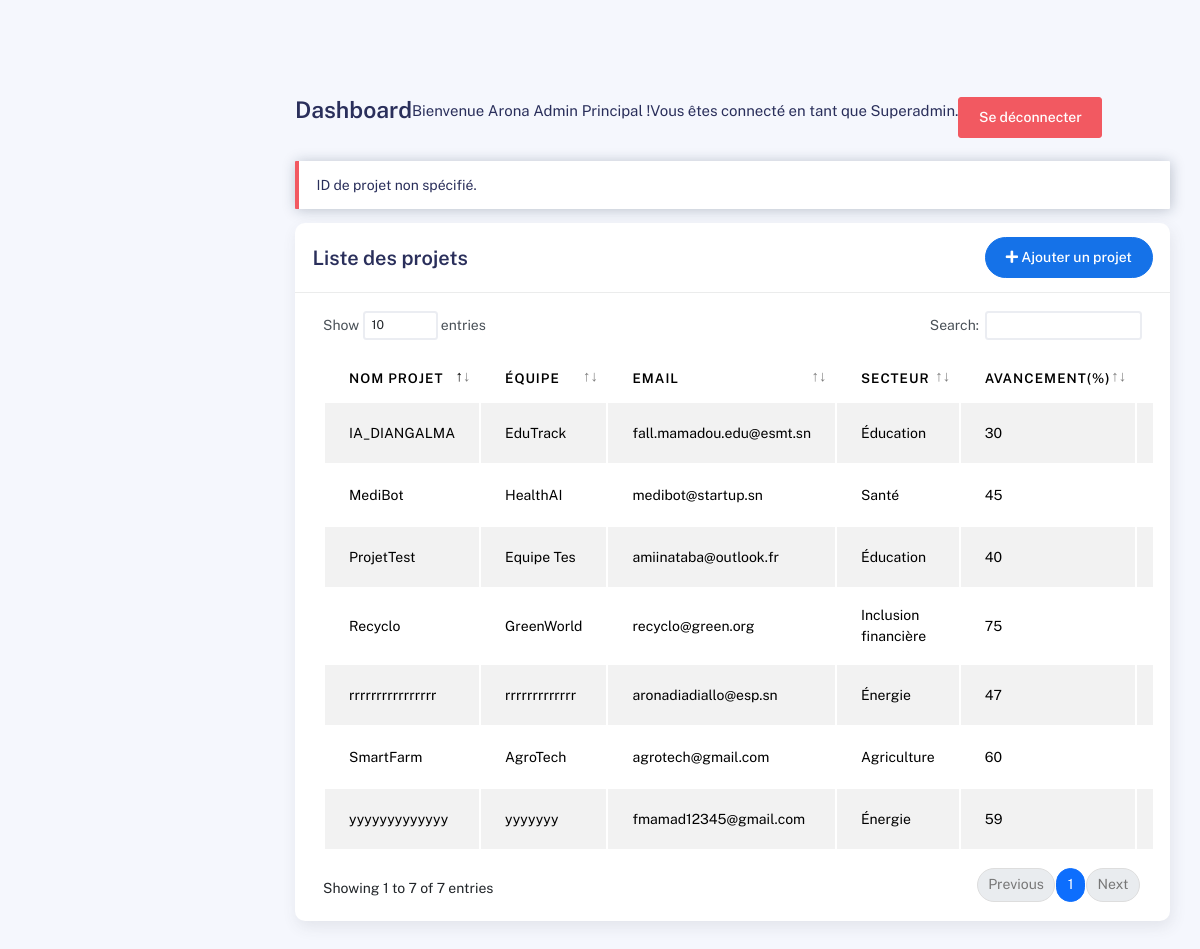
The app's page /dashboard.php?error=noid (signed in) with its own data.
### tables this page shows
CREATE TABLE `projets` (
  `id` int(11) NOT NULL,
  `nom_equipe` varchar(100) NOT NULL,
  `nom_projet` varchar(100) NOT NULL,
  `etablissement` varchar(150) DEFAULT NULL,
  `email` varchar(100) NOT NULL,
  `telephone` varchar(20) DEFAULT NULL,
  `secteur_id` int(11) DEFAULT NULL,
  `theme` varchar(150) DEFAULT NULL,
  `avancement_prototype` varchar(50) DEFAULT NULL,
  `play_video_url` text DEFAULT NULL,
  `detail` text DEFAULT NULL
);

CREATE TABLE `secteurs` (
  `id` int(11) NOT NULL,
  `nom` varchar(100) NOT NULL
);

### src/Auth/AuthService.php (called while the page is built, shortened)
<?php
class AuthService {
    public function getAdmin() {
        return $_SESSION['admin'] ?? null;
    }
}

### src/Projet/ProjetService.php (called while the page is built, shortened)
<?php
require_once __DIR__ . '/../../config/database.php';
class ProjetService {
    public static function getAll() {
        global $pdo;
        try {
            $stmt = $pdo->query("SELECT p.*, s.nom AS secteur_nom FROM projets p
                                LEFT JOIN secteurs s ON p.secteur_id = s.id
                                ORDER BY p.id DESC");
            return $stmt->fetchAll(\PDO::FETCH_ASSOC);
        } catch (\PDOException $e) {
            error_log("Erreur lors de la récupération des projets: " . $e->getMessage());
            return [];
        }
    }
}

### controllers/projetController.php (called while the page is built, shortened)
<?php
require_once __DIR__ . '/../src/Projet/ProjetService.php';
class ProjetController {
    public function getAllProjets() {
        return ProjetService::getAll();
    }
}
$projetController = new ProjetController();
$projets = $projetController->getAllProjets();

### public/dashboard.php (the view, shortened to what this page needs)
<?php
require_once '../src/Auth/AuthService.php';
require_once '../controllers/projetController.php';
$auth = new AuthService($pdo);
$admin = $auth->getAdmin();
$projetController = new ProjetController();
$projets = $projetController->getAllProjets();
$errorMessage = "";
if (isset($_GET['error'])) {
    switch ($_GET['error']) {
        case 'noid':
            $errorMessage = "ID de projet non spécifié.";
            break;
    }
}
?>
<!DOCTYPE html>
<html lang="fr">
<head>
    <link rel="stylesheet" href="../assets/css/bootstrap.min.css" />
    <link rel="stylesheet" href="../assets/css/plugins.min.css" />
    <link rel="stylesheet" href="../assets/css/kaiadmin.min.css" />
    <link rel="stylesheet" href="../assets/css/demo.css" />
</head>
<body>
    <div class="wrapper">
        <div class="main-panel">
            <div class="container">
                <div class="page-inner">
                    <div class="page-header">
                        <h3 class="fw-bold mb-3">Dashboard</h3>
                        <p>Bienvenue <?= htmlspecialchars($admin['nom']) ?> !</p>
                        <p>Vous êtes connecté en tant que <?= $admin['is_superadmin'] ? 'Superadmin' : 'Admin' ?>.</p>
                        <a href="logout.php" class="btn btn-danger">Se déconnecter</a>
                    </div>
                    <?php if (!empty($errorMessage)): ?>
                        <div class="alert alert-danger"><?= htmlspecialchars($errorMessage) ?></div>
                    <?php endif; ?>
                    <div class="row">
                        <div class="col-md-12">
                            <div class="card">
                                <div class="card-header">
                                    <div class="d-flex align-items-center">
                                        <h4 class="card-title">Liste des projets</h4>
                                        <button class="btn btn-primary btn-round ms-auto" data-bs-toggle="modal" data-bs-target="#addRowModal">
                                            <i class="fa fa-plus"></i> Ajouter un projet
                                        </button>
                                    </div>
                                </div>
                                <div class="card-body">
                                    <div class="table-responsive">
                                        <table id="basic-datatables" class="display table table-striped table-hover">
                                            <thead>
                                                <tr>
                                                    <th>Nom Projet</th>
                                                    <th>Équipe</th>
                                                    <th>Email</th>
                                                    <th>Secteur</th>
                                                    <th>Avancement(%)</th>
                                                    <th>Actions</th>
                                                </tr>
                                            </thead>
                                            <tbody>
                                                <?php foreach ($projets as $p): ?>
                                                    <tr>
                                                        <td><?= htmlspecialchars($p['nom_projet']) ?></td>
                                                        <td><?= htmlspecialchars($p['nom_equipe']) ?></td>
                                                        <td><?= htmlspecialchars($p['email']) ?></td>
                                                        <td><?= htmlspecialchars($p['secteur_nom'] ?? 'Non défini') ?></td>
                                                        <td><?= htmlspecialchars($p['avancement_prototype']) ?></td>
                                                        <td>
                                                        </td>
                                                    </tr>
                                                <?php endforeach; ?>
                                            </tbody>
                                        </table>
                                    </div>
                                </div>
                            </div>
                        </div>
                    </div>
                </div>
            </div>
        </div>
    </div>
</body>
</html>

### records on screen
projets: nom_projet "yyyyyyyyyyyyy", nom_equipe "yyyyyyy", email "fmamad12345@gmail.com", secteur.nom "Énergie", avancement_prototype "59"
projets: nom_projet "Recyclo", nom_equipe "GreenWorld", email "recyclo@green.org", secteur.nom "Inclusion financière", avancement_prototype "75"
projets: nom_projet "MediBot", nom_equipe "HealthAI", email "medibot@startup.sn", secteur.nom "Santé", avancement_prototype "45"
projets: nom_projet "SmartFarm", nom_equipe "AgroTech", email "agrotech@gmail.com", secteur.nom "Agriculture", avancement_prototype "60"
projets: nom_projet "IA_DIANGALMA", nom_equipe "EduTrack", email "fall.mamadou.edu@esmt.sn", secteur.nom "Éducation", avancement_prototype "30"
projets: nom_projet "rrrrrrrrrrrrrrrr", nom_equipe "rrrrrrrrrrrrr", email "aronadiadiallo@esp.sn", secteur.nom "Énergie", avancement_prototype "47"
projets: nom_projet "ProjetTest", nom_equipe "Equipe Tes", email "amiinataba@outlook.fr", secteur.nom "Éducation", avancement_prototype "40"

### other values on screen
$admin['nom'] "Arona Admin Principal"
$errorMessage "ID de projet non spécifié."
